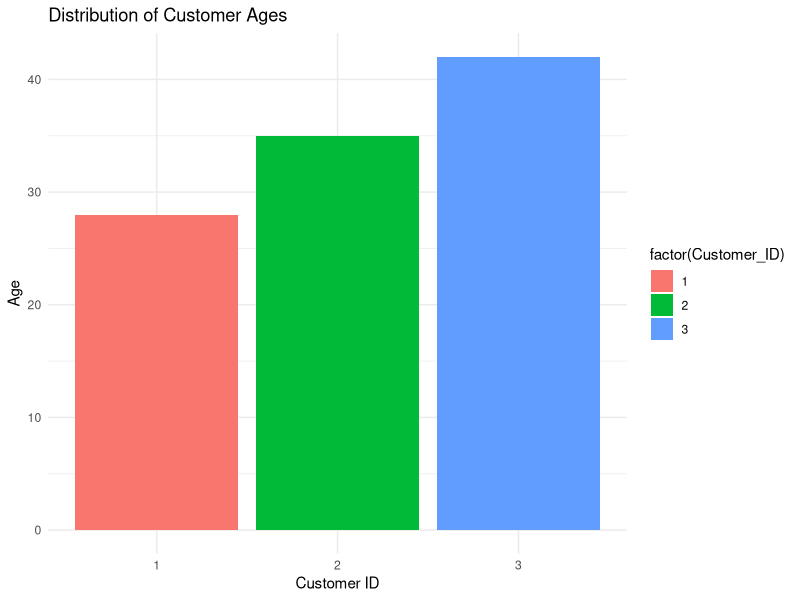
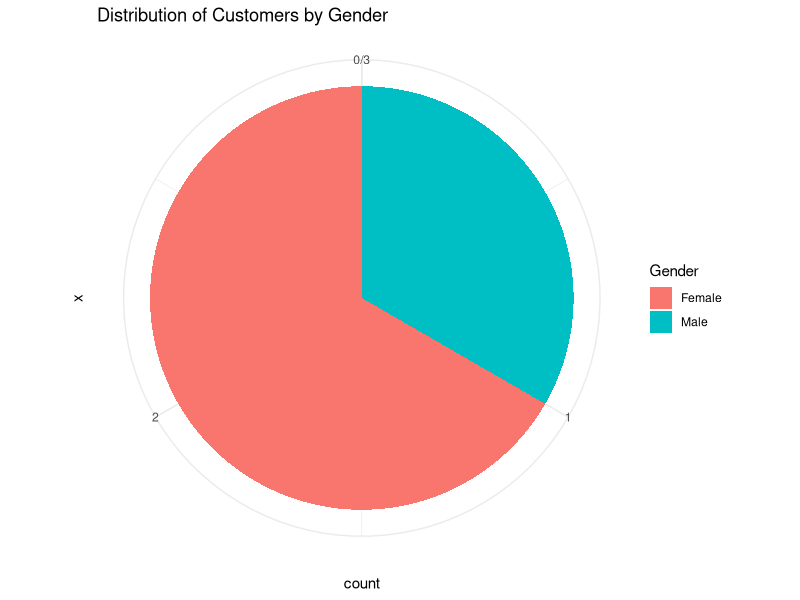

These charts were generated, in order, by the following R code:
library(ggplot2)
library(dplyr)

# Sample data
customer_data <- data.frame(
  Customer_ID = c(1, 2, 3),
  Age = c(28, 35, 42),
  Gender = c("Female", "Male", "Female"),
  Income = c(50000, 60000, 75000)
)

# Create a bar chart for customer ages
age_bar_chart <- ggplot(customer_data, aes(x = factor(Customer_ID), y = Age, fill = factor(Customer_ID))) +
  geom_bar(stat = "identity") +
  labs(title = "Distribution of Customer Ages",
       x = "Customer ID",
       y = "Age") +
  theme_minimal()
print(age_bar_chart)
# Create a pie chart for the distribution of customers by gender
gender_pie_chart <- ggplot(customer_data, aes(x = "", fill = Gender)) +
  geom_bar(width = 1, stat = "count") +
  coord_polar("y") +
  labs(title = "Distribution of Customers by Gender",
       fill = "Gender") +
  theme_minimal()
print(gender_pie_chart)
# Create a table for demographic information
demographic_table <- customer_data %>%
  select(Customer_ID, Age, Gender, Income) %>%
  rename("Customer ID" = Customer_ID,
         "Income (in $)" = Income)
print(demographic_table)
